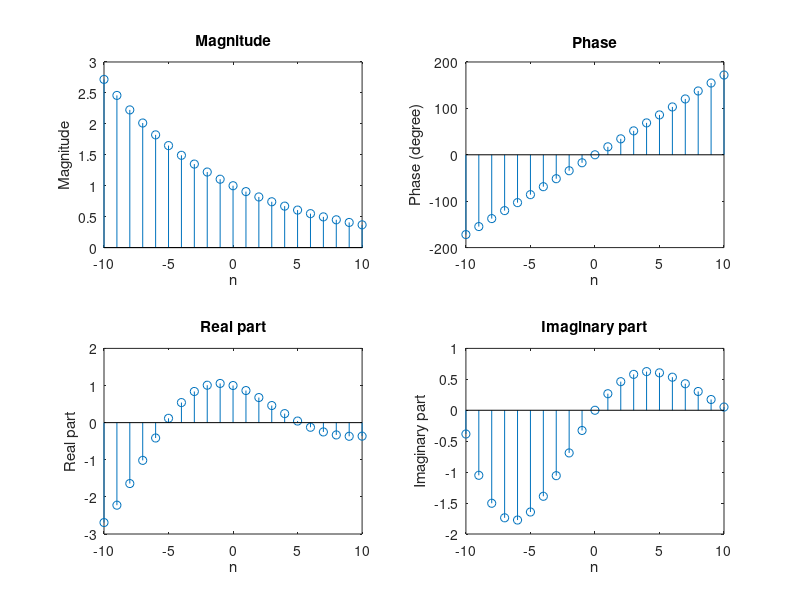

MATLAB code for this plot:
% Generating time index
n = -10:10;

% Generating complex exponential signal
x = exp((-0.1 + 0.3j) * n);

% Computing magnitude, phase, real part, and imaginary part of the signal
magnitude = abs(x);
phase = angle(x) * (180 / pi); % Converting phase to degrees
real_part = real(x);
imaginary_part = imag(x);

% Plotting magnitude, phase, real part, and imaginary part of the signal
subplot(2, 2, 1);
stem(n, magnitude);
title('Magnitude');
xlabel('n');
ylabel('Magnitude');

subplot(2, 2, 2);
stem(n, phase);
title('Phase');
xlabel('n');
ylabel('Phase (degree)');

subplot(2, 2, 3);
stem(n, real_part);
title('Real part');
xlabel('n');
ylabel('Real part');

subplot(2, 2, 4);
stem(n, imaginary_part);
title('Imaginary part');
xlabel('n');
ylabel('Imaginary part');
